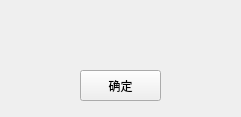
<?xml version="1.0" encoding="UTF-8"?>
<ui version="4.0">
 <class>Form_MsgBox</class>
 <widget class="QWidget" name="Form_MsgBox">
  <property name="geometry">
   <rect>
    <x>0</x>
    <y>0</y>
    <width>241</width>
    <height>117</height>
   </rect>
  </property>
  <property name="windowTitle">
   <string>Form</string>
  </property>
  <widget class="QLabel" name="label_tips">
   <property name="geometry">
    <rect>
     <x>20</x>
     <y>20</y>
     <width>201</width>
     <height>31</height>
    </rect>
   </property>
   <property name="text">
    <string/>
   </property>
  </widget>
  <widget class="QPushButton" name="pushButton_ok">
   <property name="geometry">
    <rect>
     <x>80</x>
     <y>70</y>
     <width>81</width>
     <height>31</height>
    </rect>
   </property>
   <property name="text">
    <string>确定</string>
   </property>
  </widget>
  <widget class="QLabel" name="label_tips_2">
   <property name="geometry">
    <rect>
     <x>20</x>
     <y>70</y>
     <width>201</width>
     <height>31</height>
    </rect>
   </property>
   <property name="text">
    <string/>
   </property>
  </widget>
 </widget>
 <resources/>
 <connections>
  <connection>
   <sender>pushButton_ok</sender>
   <signal>clicked()</signal>
   <receiver>Form_MsgBox</receiver>
   <slot>btnOKSlot()</slot>
   <hints>
    <hint type="sourcelabel">
     <x>237</x>
     <y>84</y>
    </hint>
    <hint type="destinationlabel">
     <x>258</x>
     <y>83</y>
    </hint>
   </hints>
  </connection>
 </connections>
 <slots>
  <slot>btnOKSlot()</slot>
 </slots>
</ui>
